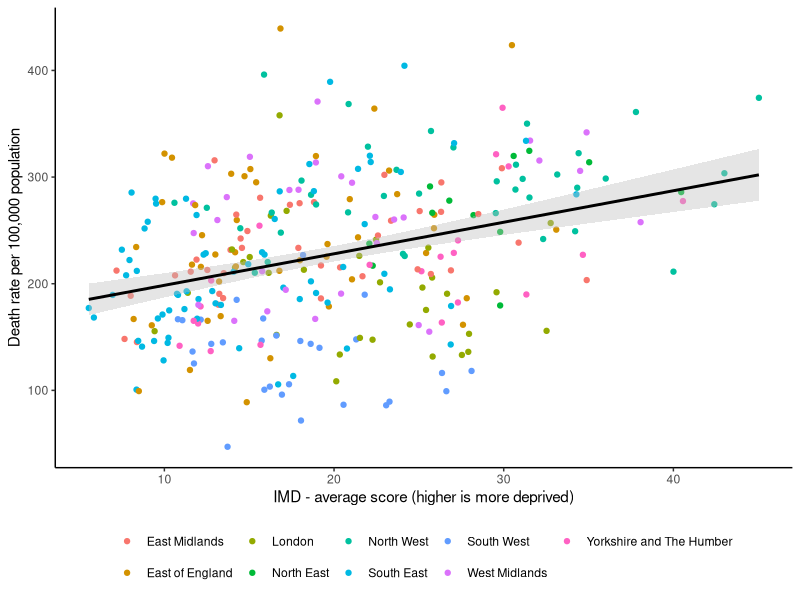
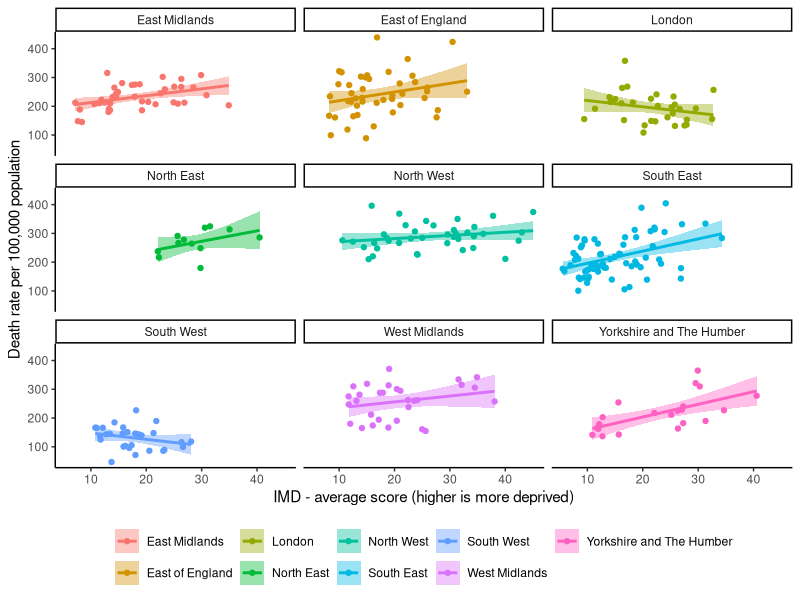
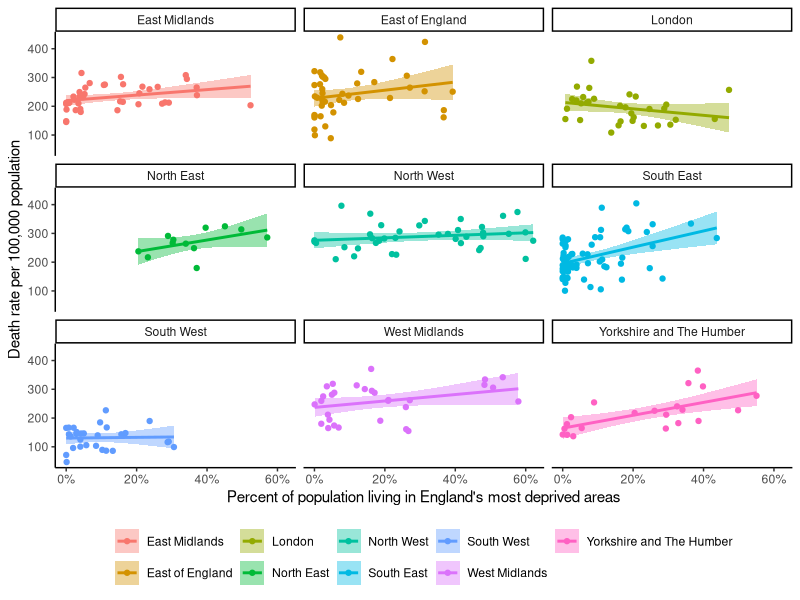
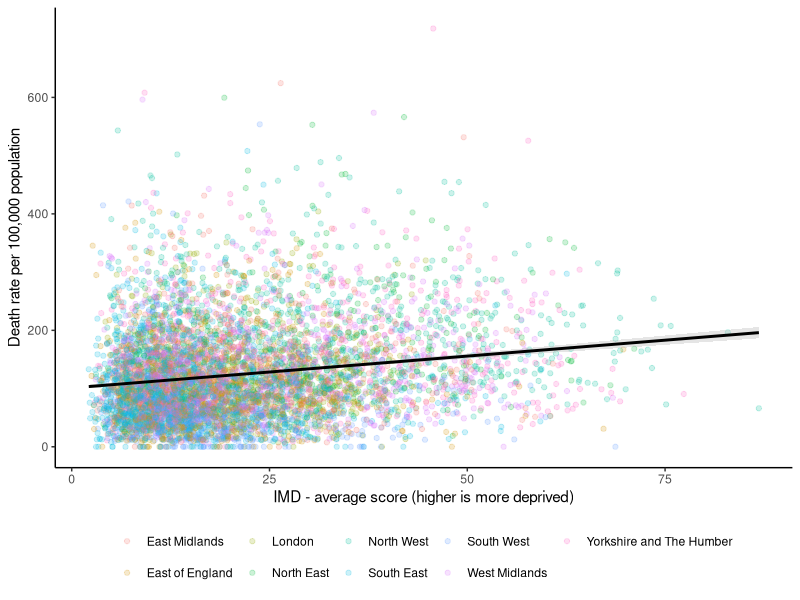
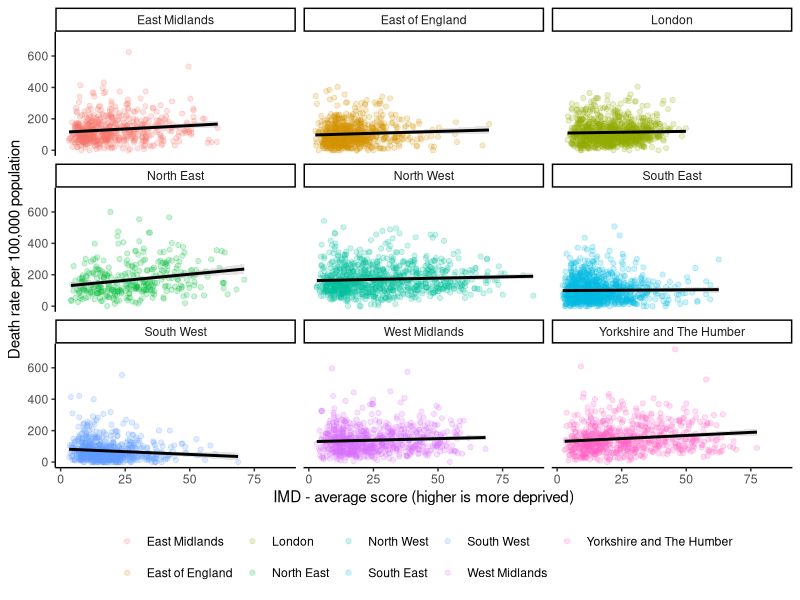
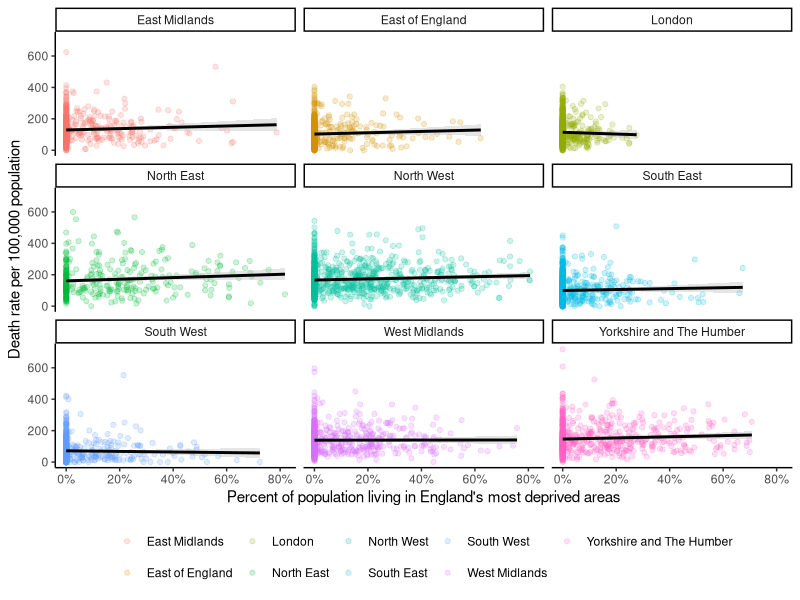
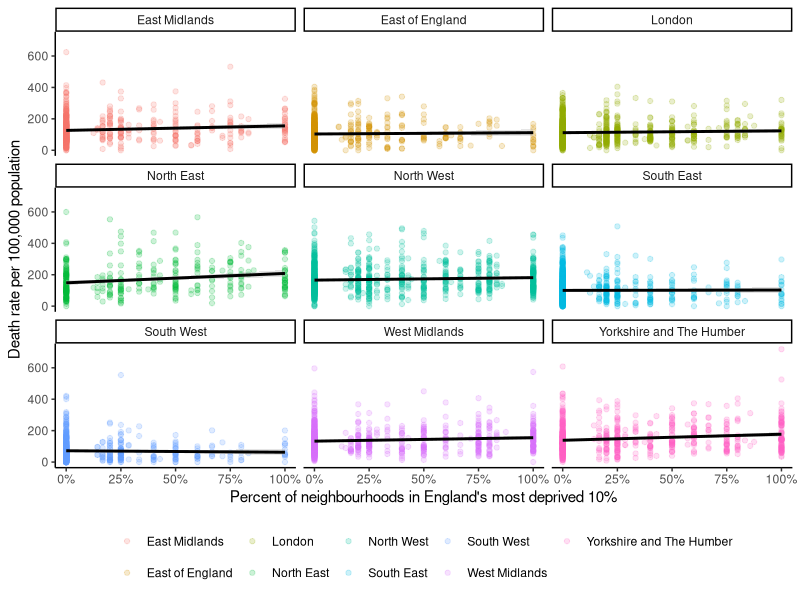
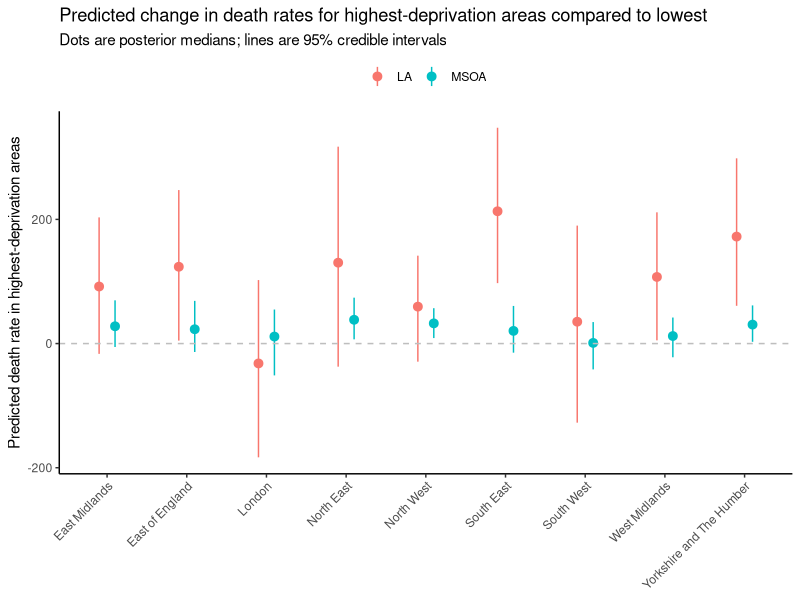

Recreate these plots in R, in order.
## ---- chunk 1
knitr::opts_chunk$set(echo = TRUE)
## ---- chunk 2
library(tidyverse)

# Load files created by `prep data.R`
deaths_msoa <- read_csv("data/deaths-msoa.csv")
deaths_la <- read_csv("data/deaths-la.csv")

# Regression slopes from `analyse deprivation.R`
slopes_extent <- read_csv("data/regression-slopes.csv")
slopes_score <- read_csv("data/regression-slopes-scores.csv")
## ---- chunk 3
deaths_la %>% 
  ggplot(aes(y = DeathRate, x = Score, colour = RGN19NM, fill = RGN19NM)) +
  geom_point() +
  geom_smooth(method = "lm", colour = "black", fill = "grey") +
  labs(y = "Death rate per 100,000 population", x = "IMD - average score (higher is more deprived)", colour = NULL, fill = NULL) +
  theme_classic() +
  theme(legend.position = "bottom")
## ---- chunk 4
deaths_la %>% 
  ggplot(aes(y = DeathRate, x = Score, colour = RGN19NM, fill = RGN19NM)) +
  geom_point() +
  geom_smooth(method = "lm") +
  facet_wrap(~RGN19NM) +
  labs(y = "Death rate per 100,000 population", x = "IMD - average score (higher is more deprived)", colour = NULL, fill = NULL) +
  theme_classic() +
  theme(legend.position = "bottom")
## ---- chunk 5
deaths_la %>% 
  ggplot(aes(y = DeathRate, x = Extent, colour = RGN19NM, fill = RGN19NM)) +
  geom_point() +
  geom_smooth(method = "lm") +
  facet_wrap(~RGN19NM) +
  scale_x_continuous(labels = scales::percent) +
  labs(y = "Death rate per 100,000 population", x = "Percent of population living in England's most deprived areas", colour = NULL, fill = NULL) +
  theme_classic() +
  theme(legend.position = "bottom")
## ---- chunk 6
deaths_msoa %>% 
  ggplot(aes(y = DeathRate, x = Score, colour = RGN19NM, fill = RGN19NM)) +
  geom_point(alpha = 0.2) +
  geom_smooth(method = "lm", colour = "black", fill = "grey") +
  labs(y = "Death rate per 100,000 population", x = "IMD - average score (higher is more deprived)", colour = NULL, fill = NULL) +
  theme_classic() +
  theme(legend.position = "bottom")
## ---- chunk 7
deaths_msoa %>% 
  ggplot(aes(y = DeathRate, x = Score, colour = RGN19NM, fill = RGN19NM)) +
  geom_point(alpha = 0.2) +
  geom_smooth(method = "lm", colour = "black", fill = "grey") +
  facet_wrap(~RGN19NM) +
  labs(y = "Death rate per 100,000 population", x = "IMD - average score (higher is more deprived)", colour = NULL, fill = NULL) +
  theme_classic() +
  theme(legend.position = "bottom")
## ---- chunk 8
deaths_msoa %>% 
  ggplot(aes(y = DeathRate, x = Extent, colour = RGN19NM, fill = RGN19NM)) +
  geom_point(alpha = 0.2) +
  geom_smooth(method = "lm", colour = "black", fill = "grey") +
  facet_wrap(~RGN19NM) +
  scale_x_continuous(labels = scales::percent) +
  labs(y = "Death rate per 100,000 population", x = "Percent of population living in England's most deprived areas", colour = NULL, fill = NULL) +
  theme_classic() +
  theme(legend.position = "bottom")
## ---- chunk 9
deaths_msoa %>% 
  ggplot(aes(y = DeathRate, x = Proportion, colour = RGN19NM, fill = RGN19NM)) +
  geom_point(alpha = 0.2) +
  geom_smooth(method = "lm", colour = "black", fill = "grey") +
  facet_wrap(~RGN19NM) +
  scale_x_continuous(labels = scales::percent) +
  labs(y = "Death rate per 100,000 population", x = "Percent of neighbourhoods in England's most deprived 10%", colour = NULL, fill = NULL) +
  theme_classic() +
  theme(legend.position = "bottom")
## ---- chunk 10
slopes_extent %>% 
  ggplot(aes(x = Region, y = Q50, group = Model, colour = Model, fill = Model)) +
  geom_pointrange(aes(ymin = Q2.5, ymax = Q97.5), position = position_dodge(width = 0.4)) +
  geom_hline(yintercept = 0, lty = 2, colour = "grey") +
  labs(x = NULL, y = "Predicted death rate in highest-deprivation areas",
       fill = NULL, colour = NULL,
       title = "Predicted change in death rates for highest-deprivation areas compared to lowest",
       subtitle = "Dots are posterior medians; lines are 95% credible intervals") +
  theme_classic() +
  theme(
    legend.position = "top",
    axis.text.x = element_text(angle = 45, hjust = 1)  # rotate x-axis labels
  )
## ---- chunk 11
slopes_score %>% 
  ggplot(aes(x = Region, y = Q50, group = Model, colour = Model, fill = Model)) +
  geom_pointrange(aes(ymin = Q2.5, ymax = Q97.5), position = position_dodge(width = 0.4)) +
  geom_hline(yintercept = 0, lty = 2, colour = "grey") +
  labs(x = NULL, y = "Predicted death rate",
       fill = NULL, colour = NULL,
       title = "Predicted death rates given a one standard deviation change in deprivation scores",
       subtitle = "Dots are posterior medians; lines are 95% credible intervals") +
  theme_classic() +
  theme(
    legend.position = "top",
    axis.text.x = element_text(angle = 45, hjust = 1)  # rotate x-axis labels
  )
